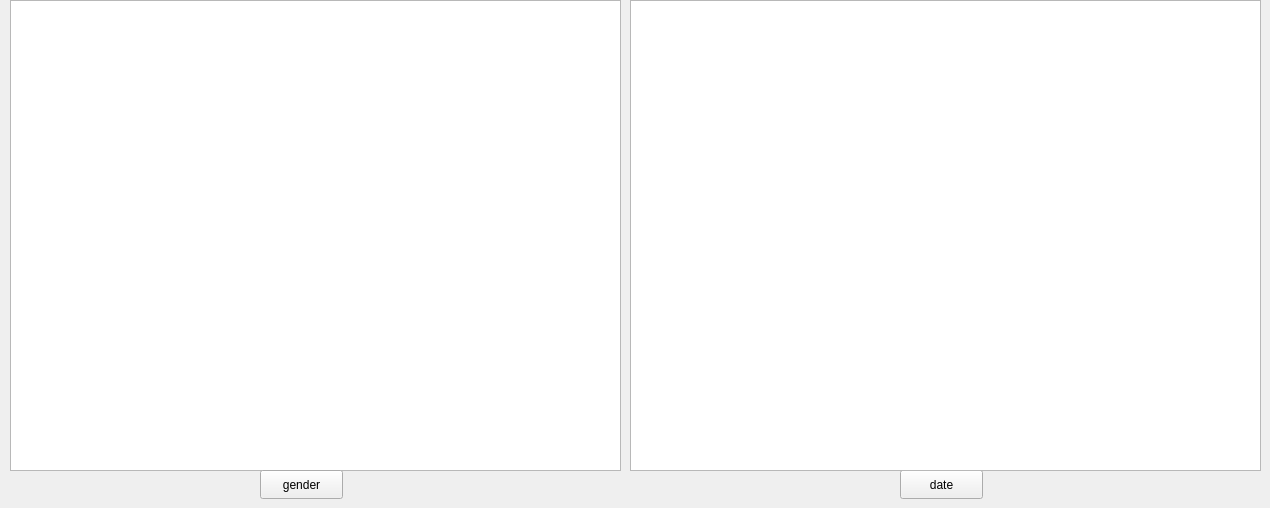
             <widget class="QWidget" name="tab_20">
              <attribute name="title">
               <string>statistiques</string>
              </attribute>
              <widget class="QGraphicsView" name="pie">
               <property name="geometry">
                <rect>
                 <x>10</x>
                 <y>0</y>
                 <width>611</width>
                 <height>471</height>
                </rect>
               </property>
              </widget>
              <widget class="QPushButton" name="pushButton_genre">
               <property name="geometry">
                <rect>
                 <x>260</x>
                 <y>470</y>
                 <width>83</width>
                 <height>29</height>
                </rect>
               </property>
               <property name="text">
                <string>gender</string>
               </property>
              </widget>
              <widget class="QPushButton" name="pushButton_refresh">
               <property name="geometry">
                <rect>
                 <x>900</x>
                 <y>470</y>
                 <width>83</width>
                 <height>29</height>
                </rect>
               </property>
               <property name="text">
                <string>date</string>
               </property>
              </widget>
              <widget class="QGraphicsView" name="graphicsView">
               <property name="geometry">
                <rect>
                 <x>630</x>
                 <y>0</y>
                 <width>631</width>
                 <height>471</height>
                </rect>
               </property>
               <property name="styleSheet">
                <string notr="true">/* Styles généraux pour la fenêtre principale */
QMainWindow {
    background-color: #ffffff; /* Background blanc */
    border: none;
    padding: 10px;
}

/* Champs de texte */
QLineEdit {
    background-color: #ffffff; /* Blanc */
    border: 1px solid #cccccc; /* Contour gris clair */
    border-radius: 5px;
    padding: 5px;
    font-size: 14px;
    color: #333333;
}

QLineEdit:focus {
    border: 1px solid #4a90e2; /* Contour bleu clair au focus */
    outline: none;
}

/* Boutons */
QPushButton {
    background-color: #ffffff; /* Blanc */
    border: 1px solid #cccccc; /* Contour gris clair */
    color: #333333; /* Texte gris foncé */
    padding: 8px 16px;
    font-size: 14px;
    border-radius: 5px;
    transition: all 0.3s ease;
}

QPushButton:hover {
    background-color: #f0f0f0; /* Gris très clair au survol */
    border: 1px solid #4a90e2; /* Contour bleu clair au survol */
    color: #000000; /* Texte noir */
}

QPushButton:pressed {
    background-color: #e6e6e6; /* Gris plus foncé quand pressé */
}

/* Tables */
QTableWidget, QTableView {
    background-color: #ffffff; /* Fond blanc */
    border: 1px solid #cccccc; /* Contour gris clair */
    gridline-color: #cccccc; /* Lignes de la grille */
    border-radius: 5px;
    font-size: 14px;
}

QHeaderView::section {
    background-color: #f0f0f0; /* Gris très clair */
    color: #333333; /* Texte gris foncé */
    padding: 5px;
    border: 1px solid #cccccc; /* Contour gris clair */
    text-align: center;
}

QTableWidget QTableCornerButton::section {
    background-color: #f0f0f0;
}

/* Items des tableaux */
QTableView::item {
    border: 1px solid #cccccc; /* Contour gris clair */
    padding: 5px;
}

QTableView::item:selected {
    background-color: #4CAF50; /* Vert clair pour les sélections */
    color: #ffffff; /* Texte blanc */
}

/* Labels */
QLabel {
    font-size: 14px;
    color: #333333; /* Texte gris foncé */
    padding: 2px;
}

/* GroupBoxes */
QGroupBox {
    border: 1px solid #cccccc; /* Contour gris clair */
    border-radius: 5px;
    margin-top: 20px;
    padding: 10px;
    background-color: #ffffff; /* Fond blanc */
}

QGroupBox::title {
    subcontrol-origin: margin;
    subcontrol-position: top left;
    padding: 0 3px;
    color: #333333; /* Texte gris foncé */
    background-color: #ffffff; /* Fond blanc */
    border-radius: 3px;
    font-weight: bold;
}

/* Radio buttons */
QRadioButton {
    font-size: 14px;
    color: #333333; /* Texte gris foncé */
    padding: 2px;
}

QRadioButton::indicator {
    border: 1px solid #cccccc; /* Contour gris clair */
    border-radius: 5px;
    width: 16px;
    height: 16px;
    background-color: white; /* Fond blanc */
}

QRadioButton::indicator:checked {
    background-color: #4CAF50; /* Fond vert clair */
}

/* Combobox */
QComboBox {
    background-color: #ffffff; /* Fond blanc */
    border: 1px solid #cccccc; /* Contour gris clair */
    border-radius: 5px;
    padding: 5px;
    font-size: 14px;
}

QComboBox::drop-down {
    border: none;
    width: 25px;
    background: #f0f0f0; /* Fond gris très clair */
}

QComboBox QAbstractItemView {
    background: white;
    border: 1px solid #cccccc;
}

/* Bouton PDF spécifique */
QPushButton#exportPDF {
    background-color: #ffffff; /* Fond blanc */
    border: 1px solid #cccccc; /* Contour gris clair */
    color: #007BFF; /* Bleu pour le texte */
    font-size: 14px;
    padding: 8px 16px;
    border-radius: 5px;
}

QPushButton#exportPDF:hover {
    background-color: #f0f0f0; /* Gris clair au survol */
    border-color: #007BFF; /* Contour bleu clair */
    color: #0056b3; /* Bleu plus foncé */
}
</string>
               </property>
              </widget>
             </widget>
